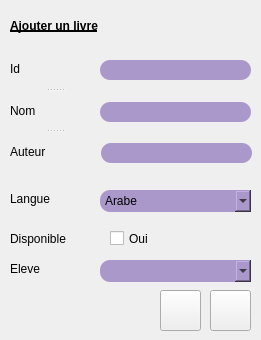
     <widget class="QWidget" name="page_14">
      <widget class="QLabel" name="label_25">
       <property name="geometry">
        <rect>
         <x>10</x>
         <y>10</y>
         <width>241</width>
         <height>31</height>
        </rect>
       </property>
       <property name="styleSheet">
        <string notr="true">font: 75 15pt &quot;Quicksand&quot;;
text-decoration: underline;
font-weight:bold;</string>
       </property>
       <property name="text">
        <string>Ajouter un livre</string>
       </property>
      </widget>
      <widget class="QLineEdit" name="lineEdit_ajout_id_livre">
       <property name="geometry">
        <rect>
         <x>100</x>
         <y>60</y>
         <width>151</width>
         <height>20</height>
        </rect>
       </property>
       <property name="styleSheet">
        <string notr="true">border-color: rgb(255, 255, 255);

border-radius: 10px;
background-color: rgb(171, 152, 203);</string>
       </property>
      </widget>
      <widget class="QLineEdit" name="lineEdit_ajout_nom_livre">
       <property name="geometry">
        <rect>
         <x>100</x>
         <y>102</y>
         <width>151</width>
         <height>20</height>
        </rect>
       </property>
       <property name="styleSheet">
        <string notr="true">border-color: rgb(255, 255, 255);

border-radius: 10px;
background-color: rgb(171, 152, 203);</string>
       </property>
      </widget>
      <widget class="QPushButton" name="pushButton_ajout_livre">
       <property name="geometry">
        <rect>
         <x>160</x>
         <y>290</y>
         <width>41</width>
         <height>41</height>
        </rect>
       </property>
       <property name="styleSheet">
        <string notr="true">border-image: url(:/new/prefix1/icon/ok.png);</string>
       </property>
       <property name="text">
        <string/>
       </property>
      </widget>
      <widget class="QPushButton" name="pushButton_21">
       <property name="geometry">
        <rect>
         <x>210</x>
         <y>290</y>
         <width>41</width>
         <height>41</height>
        </rect>
       </property>
       <property name="styleSheet">
        <string notr="true">border-image: url(:/new/prefix1/icon/annuler.png);</string>
       </property>
       <property name="text">
        <string/>
       </property>
      </widget>
      <widget class="QSplitter" name="splitter_6">
       <property name="geometry">
        <rect>
         <x>10</x>
         <y>50</y>
         <width>90</width>
         <height>121</height>
        </rect>
       </property>
       <property name="orientation">
        <enum>Qt::Vertical</enum>
       </property>
       <widget class="QLabel" name="label_60">
        <property name="text">
         <string>Id</string>
        </property>
       </widget>
       <widget class="QLabel" name="label_61">
        <property name="text">
         <string>Nom</string>
        </property>
       </widget>
       <widget class="QLabel" name="label_62">
        <property name="text">
         <string>Auteur</string>
        </property>
       </widget>
      </widget>
      <widget class="QLineEdit" name="lineEdit_ajout_auteur_livre">
       <property name="geometry">
        <rect>
         <x>101</x>
         <y>143</y>
         <width>151</width>
         <height>20</height>
        </rect>
       </property>
       <property name="styleSheet">
        <string notr="true">border-color: rgb(255, 255, 255);

border-radius: 10px;
background-color: rgb(171, 152, 203);</string>
       </property>
      </widget>
      <widget class="QLabel" name="label_63">
       <property name="geometry">
        <rect>
         <x>10</x>
         <y>180</y>
         <width>90</width>
         <height>37</height>
        </rect>
       </property>
       <property name="text">
        <string>Langue</string>
       </property>
      </widget>
      <widget class="QLabel" name="label_64">
       <property name="geometry">
        <rect>
         <x>10</x>
         <y>250</y>
         <width>90</width>
         <height>37</height>
        </rect>
       </property>
       <property name="text">
        <string>Eleve</string>
       </property>
      </widget>
      <widget class="QComboBox" name="comboBox_langue_livre">
       <property name="geometry">
        <rect>
         <x>100</x>
         <y>190</y>
         <width>151</width>
         <height>22</height>
        </rect>
       </property>
       <property name="styleSheet">
        <string notr="true">border-color: rgb(255, 255, 255);

border-radius: 10px;
background-color: rgb(171, 152, 203);</string>
       </property>
       <item>
        <property name="text">
         <string>Arabe</string>
        </property>
       </item>
       <item>
        <property name="text">
         <string>Francais</string>
        </property>
       </item>
       <item>
        <property name="text">
         <string>Anglais</string>
        </property>
       </item>
      </widget>
      <widget class="QComboBox" name="comboBox_eleve_livre">
       <property name="geometry">
        <rect>
         <x>100</x>
         <y>260</y>
         <width>151</width>
         <height>22</height>
        </rect>
       </property>
       <property name="styleSheet">
        <string notr="true">border-color: rgb(255, 255, 255);

border-radius: 10px;
background-color: rgb(171, 152, 203);</string>
       </property>
      </widget>
      <widget class="QLabel" name="label_70">
       <property name="geometry">
        <rect>
         <x>10</x>
         <y>220</y>
         <width>71</width>
         <height>37</height>
        </rect>
       </property>
       <property name="text">
        <string>Disponible</string>
       </property>
      </widget>
      <widget class="QCheckBox" name="checkBox">
       <property name="geometry">
        <rect>
         <x>110</x>
         <y>230</y>
         <width>70</width>
         <height>17</height>
        </rect>
       </property>
       <property name="text">
        <string>Oui</string>
       </property>
      </widget>
     </widget>
